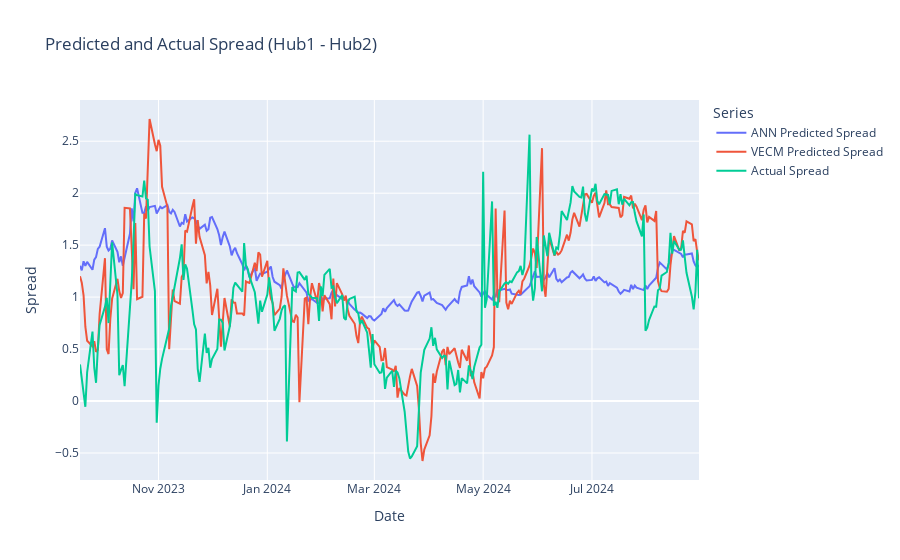

The code cell stored with this chart in its notebook:
### Code cell
predicted_spread_ann = ann_hub1_predictions[hub1_name] - ann_hub2_predictions[hub2_name]
predicted_spread_vecm = vecm_hub1_predictions[hub1_name] - vecm_hub2_predictions[hub2_name]
actual_spread = hub1_actuals[hub1_name] - hub2_actuals[hub2_name]

fig = go.Figure()


fig.add_trace(go.Scatter(x=predicted_spread_ann.index, y=predicted_spread_ann, mode='lines', name='ANN Predicted Spread'))
fig.add_trace(go.Scatter(x=predicted_spread_vecm.index, y=predicted_spread_vecm, mode='lines', name='VECM Predicted Spread'))
fig.add_trace(go.Scatter(x=actual_spread.index, y=actual_spread, mode='lines', name='Actual Spread'))

fig.update_layout(title='Predicted and Actual Spread (Hub1 - Hub2)',
                  xaxis_title='Date',
                  yaxis_title='Spread',
                  legend_title='Series')


fig.show()

### Figure 1 — Plotly figure (JSON) as saved in the notebook; plotly's stock layout.template omitted (floating-point values rounded to 4 significant figures; data arrays with more than 128 entries replaced by an {"elided": "..."} marker saying what was removed)
{"data": [{"mode": "lines", "name": "ANN Predicted Spread", "type": "scatter", "x": {"elided": "250 str values"}, "y": {"elided": "250 float values"}}, {"mode": "lines", "name": "VECM Predicted Spread", "type": "scatter", "x": {"elided": "250 str values"}, "y": {"elided": "250 float values"}}, {"mode": "lines", "name": "Actual Spread", "type": "scatter", "x": {"elided": "250 str values"}, "y": {"elided": "250 float values"}}], "layout": {"legend": {"title": {"text": "Series"}}, "title": {"text": "Predicted and Actual Spread (Hub1 - Hub2)"}, "xaxis": {"title": {"text": "Date"}}, "yaxis": {"title": {"text": "Spread"}}}}
